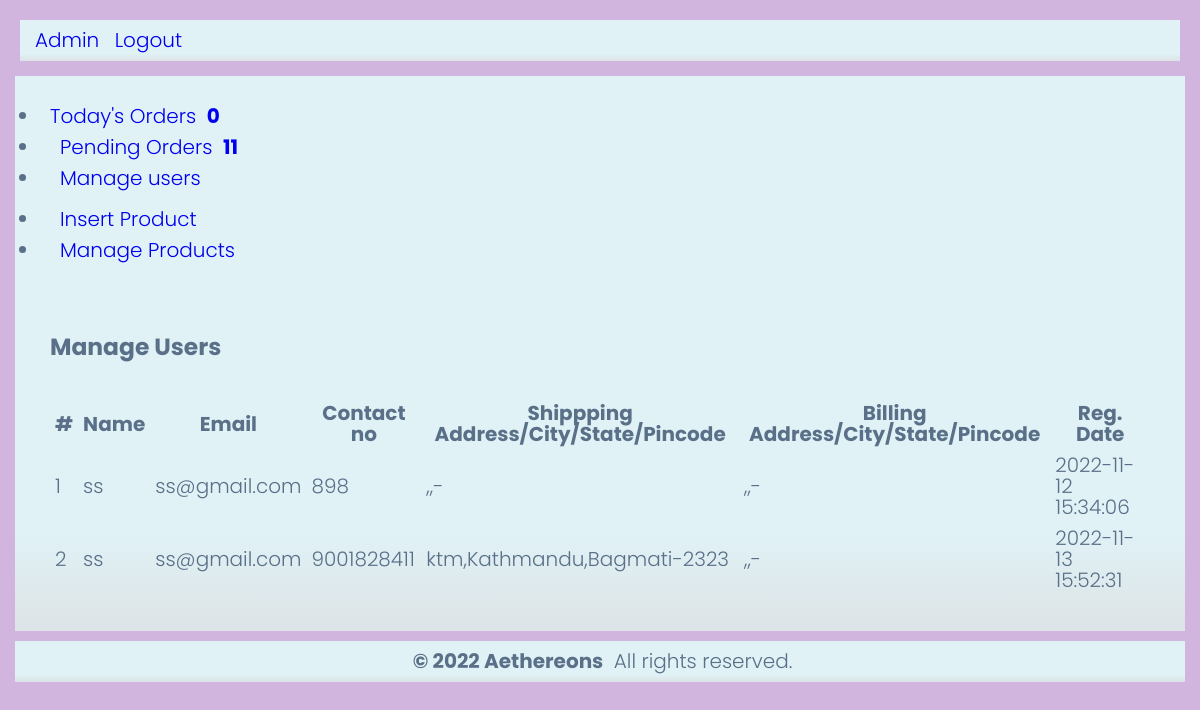
The page /admin/manage-users.php (signed in) on the database its author committed.
### tables this page shows
CREATE TABLE `users` (
  `id` int(11) NOT NULL,
  `name` varchar(255) DEFAULT NULL,
  `email` varchar(255) DEFAULT NULL,
  `contactno` bigint(11) DEFAULT NULL,
  `password` varchar(255) DEFAULT NULL,
  `shippingAddress` longtext DEFAULT NULL,
  `shippingState` varchar(255) DEFAULT NULL,
  `shippingCity` varchar(255) DEFAULT NULL,
  `shippingPincode` int(11) DEFAULT NULL,
  `billingAddress` longtext DEFAULT NULL,
  `billingState` varchar(255) DEFAULT NULL,
  `billingCity` varchar(255) DEFAULT NULL,
  `billingPincode` int(11) DEFAULT NULL,
  `regDate` timestamp NOT NULL DEFAULT current_timestamp(),
  `updationDate` varchar(255) DEFAULT NULL
);

### admin/manage-users.php (the view, shortened to what this page needs)
<?php
include('../config.php');
if(strlen($_SESSION['alogin'])==0)
	{
header('location:index.php');
}
else{
?>
<!DOCTYPE html>
<html lang="en">
<head>
	<link rel="stylesheet" href="https://cdnjs.cloudflare.com/ajax/libs/font-awesome/6.0.0/css/all.min.css">
		<link rel="stylesheet" href="../CSS/style.css">
</head>
<body>
<?php include('header.php');?>
	<div class="wrapper">
		<div class="container">
			<div class="row">
<?php include('sidebar.php');?>
			<div class="span9">
					<div class="content">
	<div class="module">
							<div class="module-head">
								<h3>Manage Users</h3>
							</div>
							<div class="module-body table">
									<br />
								<table cellpadding="0" cellspacing="0" border="0" class="datatable-1 table table-bordered table-striped	 display" width="100%">
									<thead>
										<tr>
											<th>#</th>
											<th> Name</th>
											<th>Email </th>
											<th>Contact no</th>
											<th>Shippping Address/City/State/Pincode </th>
											<th>Billing Address/City/State/Pincode </th>
											<th>Reg. Date </th>
										</tr>
									</thead>
									<tbody>
<?php $query=mysqli_query($con,"select * from users");
$cnt=1;
while($row=mysqli_fetch_array($query))
{
?>
										<tr>
											<td><?php echo htmlentities($cnt);?></td>
											<td><?php echo htmlentities($row['name']);?></td>
											<td><?php echo htmlentities($row['email']);?></td>
											<td> <?php echo htmlentities($row['contactno']);?></td>
											<td><?php echo htmlentities($row['shippingAddress'].",".$row['shippingCity'].",".$row['shippingState']."-".$row['shippingPincode']);?></td>
											<td><?php echo htmlentities($row['billingAddress'].",".$row['billingCity'].",".$row['billingState']."-".$row['billingPincode']);?></td>
											<td><?php echo htmlentities($row['regDate']);?></td>
										<?php $cnt=$cnt+1; } ?>
								</table>
							</div>
						</div>
					</div>
				</div>
			</div>
		</div>
	</div>
<?php include('footer.php');?>
</body>
<?php } ?>

### CSS/style.css (style rules this page uses)
:root { --blue: #7e68d4;; --red:rgb(183, 180, 180); --orange:orange; --black:rgb(103, 20, 20); --white:#fff; --bg-color:#eee; --dark-bg:rgba(0, 0, 0, 0.7); --box-shadow:0 .5rem 1rem rgba(0,0,0,.1); --border:.1rem solid #999; }
* { font-family: 'Poppins', sans-serif; margin:0; padding:5px; box-sizing: border-box; outline: none; border:none; text-decoration: none; }
html { font-size: 62.5%; overflow-x: hidden; }
.container { max-width: 1200px; margin:0 auto; }
html, body { overflow-x:hidden; }
body { background:#d1b5df ; background-size:cover; background-attachment:fixed; font: 300 20px 'Open Sans', Arial, sans-serif; line-height:21px; color:#597088; }
.container { background-color: #00a847; background: #e0f2f6; background: -moz-linear-gradient(top, #e0f2f6 82%, #dde3e6 100%); background: -webkit-gradient(linear, left top, left bottom, color-stop(82%,#e0f2f6), color-stop(100%,#dde3e6)); background: -webkit-linear-gradient(top, #e0f2f6 82%,#dde3e6 100%); background: -o-linear-gradient(top, #e0f2f6 82%,#dde3e6 100%); background: -ms-linear-gradient(top, #e0f2f6 82%,#dde3e6 100%); background: linear-gradient(to bottom, #e0f2f6 82%,#dde3e6 100%); filter: progid:DXImageTransform.Microsoft.gradient( startColorstr='#e0f2f6', endColorstr='#dde3e6',GradientType=0 ); }
.content { margin-top:30px; }

### rows shown on the page
users: name "ss", email "ss@gmail.com", contactno "898", shippingAddress+shippingCity+shippingState ",,-", billingAddress+billingCity+billingState ",,-", regDate "2022-11-12 15:34:06"
users: name "ss", email "ss@gmail.com", contactno "9001828411", shippingAddress+shippingCity+shippingState "ktm,Kathmandu,Bagmati-2323", billingAddress+billingCity+billingState ",,-", regDate "2022-11-13 15:52:31"

### other values the page prints
$num_rows1 "0"
$num "11"
